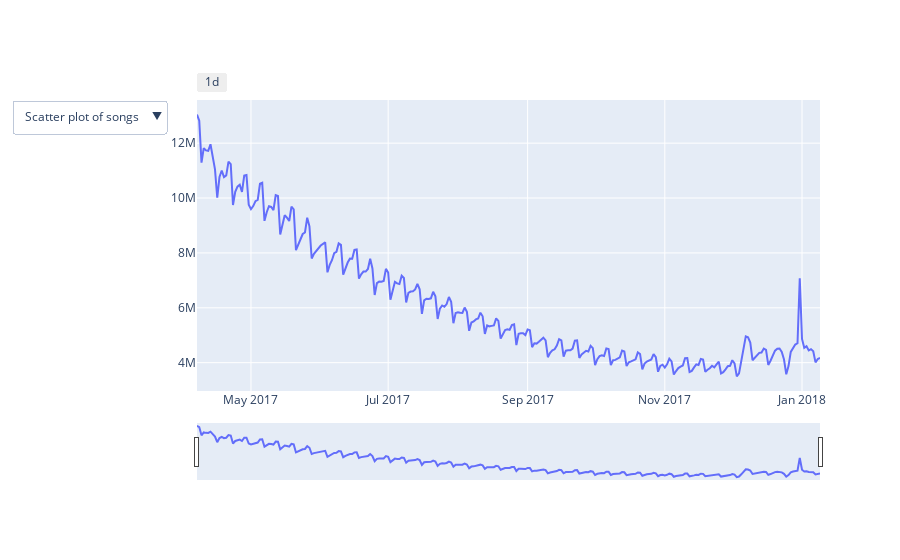

The notebook cell saved with this chart:
### Markdown cell above
Adding Dropdown

### Code cell
plot.update_layout(
                    updatemenus=[
                    dict(
                        buttons = list([
                            dict(
                                args=["type", "scatter"],
                                label = "Scatter plot of songs",
                                method = "restyle"
                            ),
                            dict(
                                args=["type", "bar"],
                                label = "Bar Chart",
                                method = "restyle"
                            ),
                            dict(
                                args=["type", "box"],
                                label = "Box Plot",
                                method = "restyle"
                            )
                        ]),
                        direction="down",
                    ),
                ],
                xaxis = dict(
                    rangeselector=dict(
                        buttons=list([
                            dict(count=1,
                                 step = "day",
                                 stepmode = "todate"),
                        ])
                    ),
                    rangeslider=dict(
                        visible = True
                    ),
                ),
                legend = dict(
                    
                )
            )


plot.show()

### Figure 1 — Plotly figure (JSON) as saved in the notebook; plotly's stock layout.template omitted (floating-point values rounded to 4 significant figures; data arrays with more than 128 entries replaced by an {"elided": "..."} marker saying what was removed)
{"data": [{"type": "scatter", "x": {"elided": "275 str values"}, "y": {"elided": "275 int values"}}], "layout": {"updatemenus": [{"buttons": [{"args": ["type", "scatter"], "label": "Scatter plot of songs", "method": "restyle"}, {"args": ["type", "bar"], "label": "Bar Chart", "method": "restyle"}, {"args": ["type", "box"], "label": "Box Plot", "method": "restyle"}], "direction": "down"}], "xaxis": {"rangeselector": {"buttons": [{"count": 1, "step": "day", "stepmode": "todate"}]}, "rangeslider": {"visible": true}}}}
